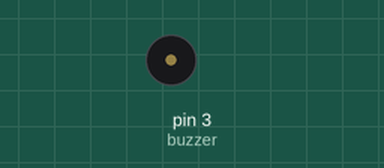
Recording of a sketch running on a simulated Arduino Uno, built with avr-gcc and run on an emulated ATmega328P. Parts: buzzer (waves = sounding).

Above: at 0.28 s.
At 4.6 s:
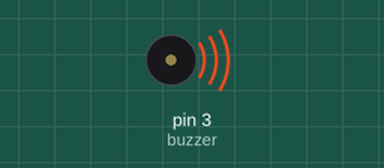
Timing chart, 0 to 7.8 s (numbered marks = the images above):
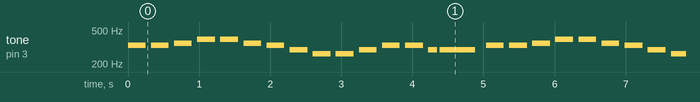

Measured:
- by itself, tone on pin 3 (buzzer): plays 330 Hz for 0.25 s, 330 Hz for 0.25 s, 349 Hz for 0.25 s, 392 Hz for 0.25 s, 392 Hz for 0.25 s, 349 Hz for 0.25 s … (328 notes in this stretch)

The sketch:

ode_to_joy_buzzer.ino
```cpp
int buzzer = 3; // Digital Pin 3

// The "Playlist" (Frequencies in Hz)
int melody[] = {
  330, 330, 349, 392, 392, 349, 330, 294, 262, 262, 294, 330, 330, 294, 294,
  330, 330, 349, 392, 392, 349, 330, 294, 262, 262, 294, 330, 294, 262, 262
};

// The "Rhythm" (Note Durations: 4 = quarter note, 8 = eighth note, etc.)
int durations[] = {
  4, 4, 4, 4, 4, 4, 4, 4, 4, 4, 4, 4, 4, 8, 2,
  4, 4, 4, 4, 4, 4, 4, 4, 4, 4, 4, 4, 4, 8, 2
};

void setup() {
  // No setup needed for tone() but pin output is good practice
  pinMode(buzzer, OUTPUT);
}

void loop() {
  // Iterate over the notes of the array:
  for (int thisNote = 0; thisNote < 30; thisNote++) {

    // Calculate the duration of the note in milliseconds
    // (1000ms / 4 = 250ms for a quarter note)
    int noteDuration = 1000 / durations[thisNote];

    tone(buzzer, melody[thisNote], noteDuration);

    // To distinguish the notes, set a minimum time between them.
    // The note's duration + 30% seems to work well:
    int pauseBetweenNotes = noteDuration * 1.30;
    delay(pauseBetweenNotes);

    // Stop the tone playing before the next loop
    noTone(buzzer);
  }

  delay(2000); // Wait 2 seconds before playing the song again
}
```
